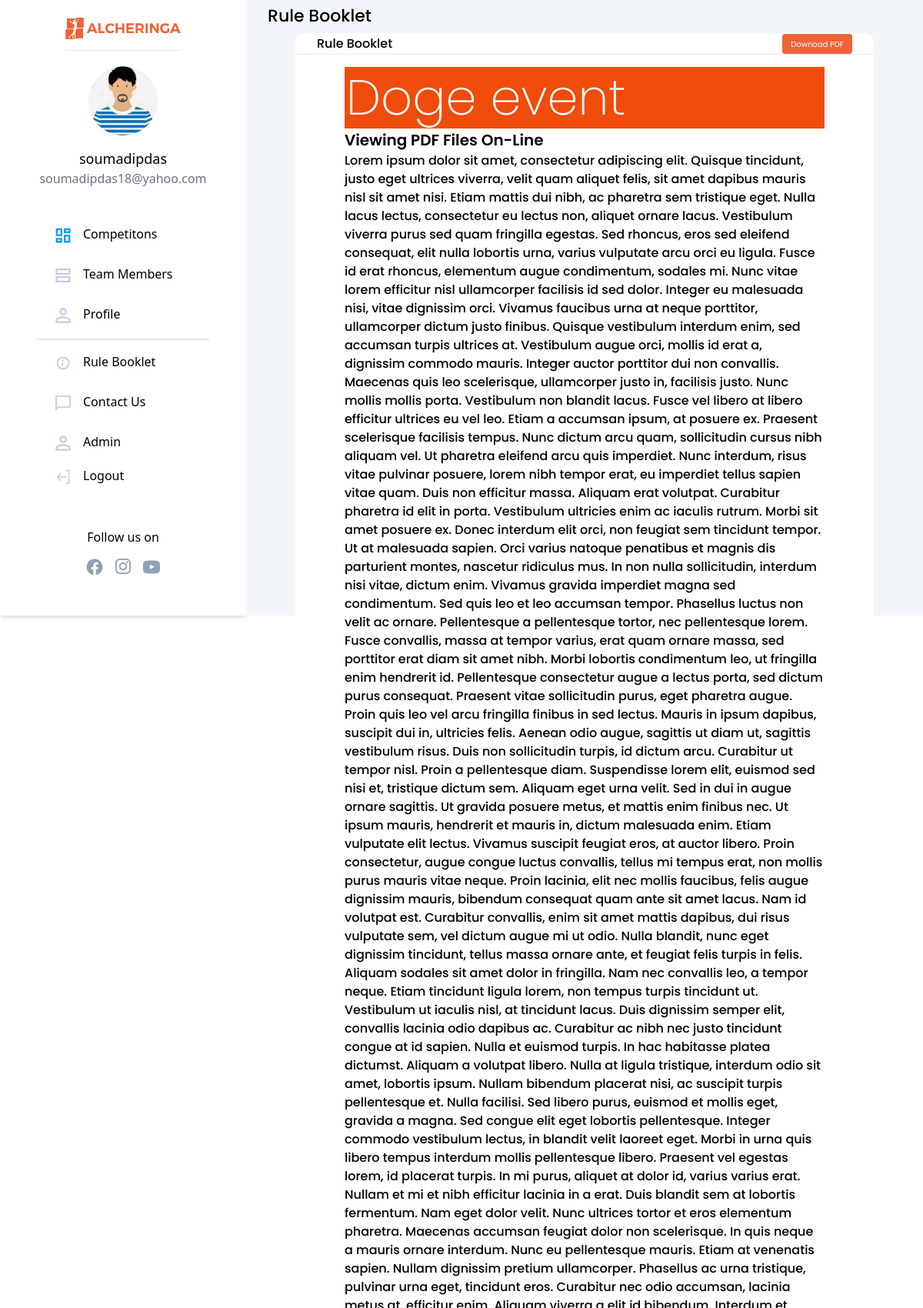
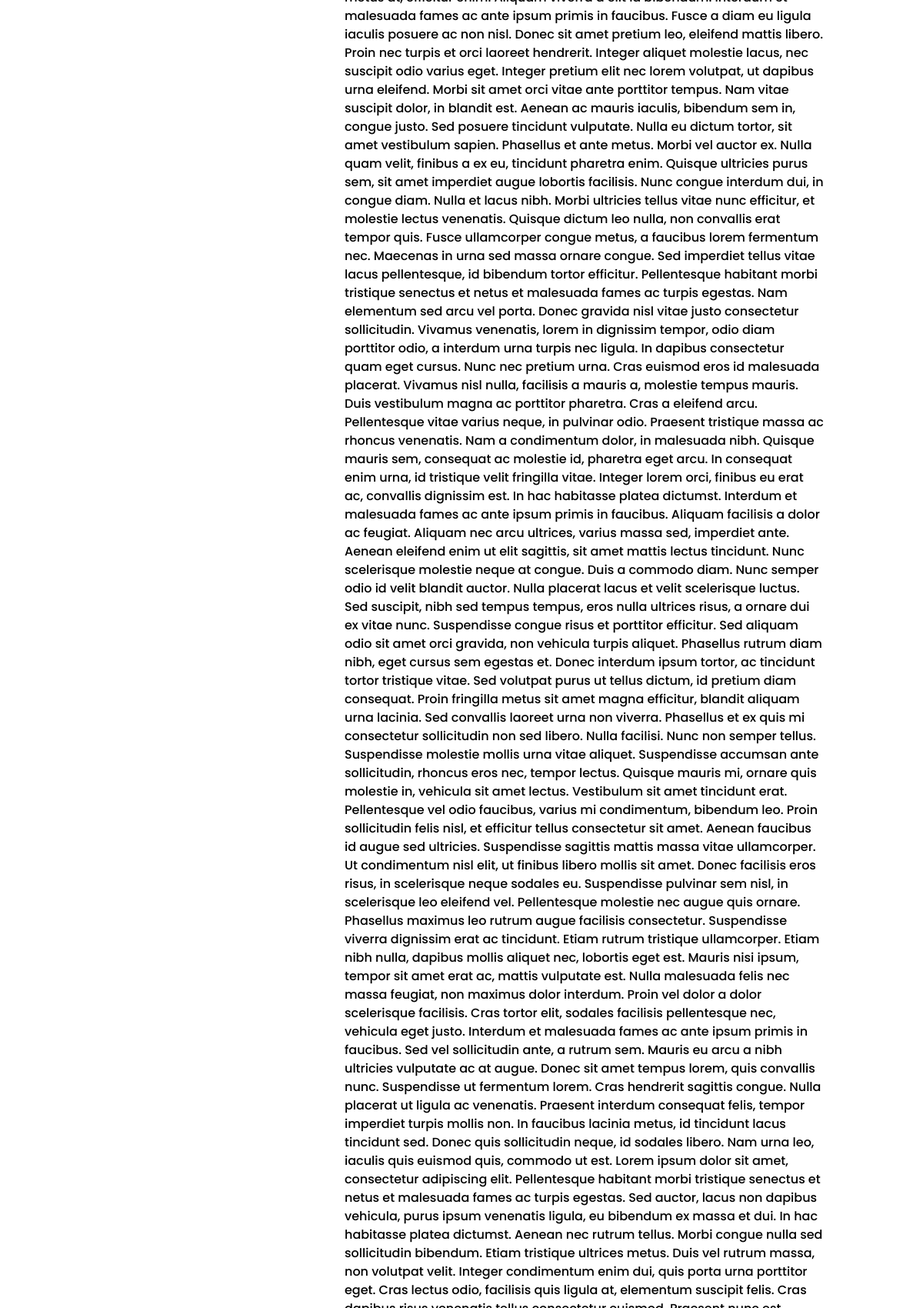
Page /competitions/viewrules/cffa1ad3-5100-484f-8274-a7aa3b04a482 (signed in, upper part) on the committed database (2 pictures, top to bottom).
### authentication/models.py (models this page shows, shortened)
class NewUser(AbstractBaseUser, PermissionsMixin):
    alcherid = models.CharField(
        max_length=255, blank=True, unique=True)
    id = models.SlugField(primary_key=True, default=uuid.uuid4)
    img = models.ImageField(upload_to="image_uploads/userdp/",
                            default='user-default.png')
    email = models.EmailField(_('email address'), unique=True)
    username = models.CharField(max_length=150, unique=True)
    collegename = models.CharField(max_length=150, unique=False)
    city = models.CharField(max_length=150, unique=False)
    fullname = models.CharField(max_length=150, blank=True)
    phone = PhoneNumberField(unique=False, blank=True)
    alternate_phone = PhoneNumberField(unique=False, blank=True,null=True)
    interest = models.ManyToManyField(
        "competitions.Module", related_name="interest")
    team_members=models.IntegerField(default=0)
    no_of_events_registered=models.IntegerField(default=0)
    date_joined = models.DateTimeField(default=timezone.now)
    provider = models.CharField(max_length=200, unique=False, default="email")
    about = models.TextField(_('about'), max_length=500, blank=True)
    is_staff = models.BooleanField(default=False)
    is_active = models.BooleanField(default=True)
    objects = CustomAccountManager()
    USERNAME_FIELD = 'email'
    REQUIRED_FIELDS = ['username']

### competitions/models.py (models this page shows, shortened)
class Competition(models.Model):
  id = models.SlugField(primary_key=True, default=uuid.uuid4)
  module=models.ForeignKey(Module,related_name='modulename',on_delete=models.CASCADE)
  event_name = models.CharField(max_length = 255)
  event_desc = models.CharField(max_length = 255)
  event_rules=models.TextField()
  event_rules_pdf = models.FileField(upload_to="image_uploads/rulebooks/", validators=[validate_file_extension],  blank=True, null=True)
  min_members = models.IntegerField(default=1)
  max_members = models.IntegerField(default = 1)
  location = models.CharField(max_length = 63)
  prize_worth = models.IntegerField()
  image = models.ImageField(upload_to="image_uploads/event_pics/", default='event_default.png')

### competitions/views.py (the view)
# urls.py: path('viewrules/<slug>',
@login_required(login_url='login')
def viewrules(request, slug):
    comp = Competition.objects.get(id=slug)
    return render(request, 'competitions/rules.html', {'comp': comp})

### templates/competitions/rules.html (shortened to what this page needs)
{% extends '../basictailwind.html'%}
{% load static %}
{% block body %}
<link rel="stylesheet" href={% static "css/registration_login_rulebook.css" %}>
<body>
    <div class="flex w-full" style="background-color: #F3F6F8;">
        {% include "../navbar.html" %}
        <div class="rule_back">
      <div class="rule_head flex space_bet center_ele">
        <p class="more_size">Rule Booklet</p>
      </div>
      <div class="rule_body flex-grow">
        <div class="rule_head border_bottom flex space_bet center_ele">
            <p>Rule Booklet</p>
            {%if comp.event_rules_pdf.url%}
            <a href="{{comp.event_rules.url}}" download="{{comp.event_name}}"><button class="btn_pdf">Downoad PDF</button></a>
            {%endif%}
        </div>
        <div class="rule_wrapper">
          <div class="color_head  flex">
            <h2>{{comp.event_name}}</h2>
          </div>
          <div class="rule_content">
            <div class="rule_content_head">
            <p>Viewing PDF Files On-Line</p>
            </div>
            <div class="rule_content_body">
            <p>{{comp.event_rules}}
            </p>
          </div>
        </div>
      </div>
    </div>
</body>
{% endblock %}

### templates/navbar.html (shortened to what this page needs)
{%load static%}
  <nav class="w-80 hidden sm:block bg-white rounded shadow-md">
    <div class="w-80 h-screen flex flex-col justify-center bg-white border-gray-400 px-12 fixed float-left">
      <a href="/"><img src="{% static 'imgs/alcher_orange.svg'%}" class="mt-24 mx-auto pb-3 border-b" width="150px" height="40px" alt="logo" border="0" /></a>
      <div class="flex flex-col justify-center my-5">
        <img style="height : 90px; width : 90px; border-radius: 50%;" src="{{request.user.img.url}}" alt="profile pic" border="0"
                class="mx-auto rounded-full" />
        <div class="pt-4 font-medium text-lg text-center">{{request.user.username}}</div>
        <div class="text-gray-500 text-base font-normal text-center">{{request.user.email}}</div>
      </div>
      <div class="pt-2 mt-2 mb-28 flex flex-col justify-center">
        <a href="{%url 'showallcompetitions'%}"><div class="rounded-full flex flex-nowrap my-2 py-2 pl-6 w-60 hover:border-0 hover:bg-gray-100">
          <svg width="20" height="20" viewBox="0 0 24 24" fill="none" xmlns="http://www.w3.org/2000/svg">
            <path d="M9.35 11.85H2.15V2.15H9.35V11.85ZM9.35 21.85H2.15V17.15H9.35V21.85ZM21.85 21.85H14.65V12.15H21.85V21.85ZM14.65 6.85V2.15H21.85V6.85H14.65Z" stroke="#109CF1" stroke-width="2.8" />
          </svg>
          <p class="pl-4 -mt-1">Competitons</p>
        </div></a>
        <a href="{%url 'team'%}"><div class="rounded-full flex flex-nowrap my-2 py-2 w-60 pl-6 hover:border-0 hover:bg-gray-100">
          <svg width="20" height="20" viewBox="0 0 25 24" fill="none" xmlns="http://www.w3.org/2000/svg">
            <path d="M1.9 9.35V2.15H22.85V9.35H1.9ZM1.9 21.85V14.65H22.85V21.85H1.9Z" stroke="#C2CFE0" stroke-width="2.8" />
          </svg>
          <p class="pl-4 -mt-1">Team Members</p>
        </div></a>
        <a href='{%url 'profile'%}' >
        <div class="rounded-full flex flex-nowrap my-2 py-2 w-60 pl-6 hover:border-0 hover:bg-gray-100 mb-3">
          <p class="pl-4 -mt-1">Profile</p>
        </div>
        </a>
        <hr class="border bg-gray-200" />
        <a href="s"><div class="rounded-full flex flex-nowrap my-2 py-2 w-60 pl-6 hover:border-0 hover:bg-gray-100 mt-3">
          <p class="pl-4 -mt-1">Rule Booklet</p>
        </div></a>
        <a href="n"><div class="rounded-full flex flex-nowrap my-2 py-2 w-60 pl-6 hover:border-0 hover:bg-gray-100">
          <p class="pl-4 -mt-1">Contact Us</p>
        </div></a>
        {%if request.user.is_staff%}
        <a href="/admin"><div class="rounded-full flex flex-nowrap my-2 py-2 pl-6 w-60 hover:border-0 hover:bg-gray-100">
          <p class="pl-4 -mt-1">Admin</p>
        </div></a>
        {%endif%}
        <a href='{% url 'logout'%}'>
        <div class="rounded-full flex flex-nowrap py-2 pl-6 w-60 hover:border-0 hover:bg-gray-100">
          <p class="pl-4 -mt-1">Logout</p>
        </div>
        </a>
        <br>
        <br>
        <div>
            <div style="text-align:center">
                <p class="px-10">Follow us on</p>
                <div class=" flex justify-center space-x-4 m-4">
                  <a style="cursor:pointer;" href="https://www.facebook.com/alcheringaiitg" target="_blank">
                    </a>
                  <a style="cursor:pointer;" href="https://www.instagram.com/alcheringaiitg/" target="_blank">
                    </a>
                  <a style="cursor:pointer;" href="https://twitter.com/alcheringaiitg" target="_blank">
                    </a>
                </div>
            </div>
        </div>
      </div>
    </div>
  </nav>

### static/css/registration_login_rulebook.css (style rules this page uses)
html { -webkit-background-size: cover; background-repeat: no-repeat; -moz-background-size: cover; -o-background-size: cover; background-size: cover; }
.flex { display: flex; }
.center_ele { justify-content: center; align-items: center; }
.border_bottom { padding: 0px 12px; height: 28px; border-bottom: 1px solid rgb(240, 233, 233); }
body { margin: 0%; }
.space_bet { justify-content: space-between; }
.rule_head { padding: 4px 28px; }
.rule_back { background-color: #f3f6f8; width: 80%; height: 100vh; }
.rule_body { background-color: white; margin: 2px 4rem; height: 100vh; border-radius: 12px; }
.btn_pdf { font-family: "Poppins", sans-serif; font-size: 10px; border: none; width: 91px; height: 26px; border-radius: 4px; background-color: #ee6337; color: white; cursor: pointer; box-shadow: rgba(255, 255, 255, 0.1) 0px 1px 1px 0px inset, rgba(50, 50, 93, 0.25) 0px 50px 100px -20px, rgba(0, 0, 0, 0.3) 0px 30px 60px -30px; }
.rule_wrapper { padding: 1rem 4rem; }
.color_head { background-color: rgb(240, 76, 11); color: white; height: 5rem; padding-left: 2px; align-items: center; }
.color_head h2 { font-size: 4rem; font-family: "Poppins", sans-serif; font-weight: 200; }
.more_size { font-size: 22px; font-weight: 600; }
.rule_content_head > p { font-family: "Poppins", sans-serif; font-size: 20px; font-weight: 600; }
.rule_content_body { font-family: "Poppins", sans-serif; font-weight: 500; }
.rule_head > p { font-family: "Poppins", sans-serif; font-weight: 500; }

### rows in the picture
NewUser: user.img (picture), user.username "soumadipdas", user.email "soumadipdas18@yahoo.com"
Competition: event_name "Doge event"
